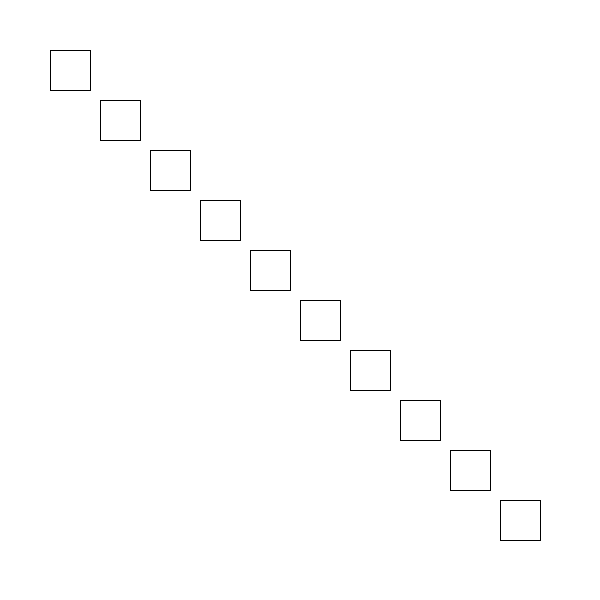
Frame 1 (no input)
Frame 60 (the mouse pressed at the canvas centre just before this capture): identical to frame 1, image omitted
Frame 120 (the mouse held since frame 60 and released just before this capture): identical to frame 1, image omitted

The Processing sketch that drew this single still picture (run headless with seeded random() and noise(); from frame 60 on, the mouse is pressed at the canvas centre):

// Processing sketch: task_4_26
// ── task_4_26.pde
Square[] squares = new Square[10];  // 4.h. 

void setup() {
  size(600, 600);  // 4.a. S

  // 4.i. 
  for (int i = 0; i < squares.length; i++) {
    int xpos = (i + 1) * 50;  
    int ypos = (i + 1) * 50;  
    squares[i] = new Square(xpos, ypos);  
  }
}

void draw() {
  background(255);  
  for (Square square : squares) {
    square.display();  // 4.g. D
  }
}

// 4.c. 
class Square {
  int xposition;
  int yposition;

  // 4.d. 
  Square(int xpos, int ypos) {
    xposition = xpos;
    yposition = ypos;
  }

  // 4.f. 
  void display() {
    rect(xposition, yposition, 40, 40); 
  }
}
